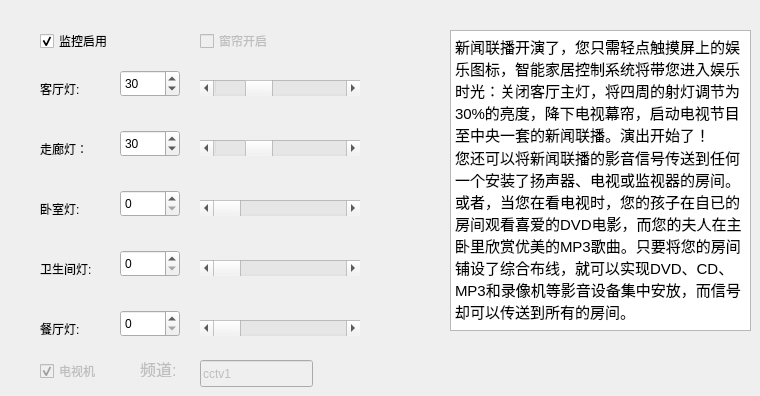
        <widget class="QWidget" name="tabScence2">
         <attribute name="title">
          <string>娱乐</string>
         </attribute>
         <widget class="QTextBrowser" name="textBrowser_9">
          <property name="geometry">
           <rect>
            <x>450</x>
            <y>30</y>
            <width>301</width>
            <height>301</height>
           </rect>
          </property>
          <property name="html">
           <string>&lt;!DOCTYPE HTML PUBLIC &quot;-//W3C//DTD HTML 4.0//EN&quot; &quot;http://www.w3.org/TR/REC-html40/strict.dtd&quot;&gt;
&lt;html&gt;&lt;head&gt;&lt;meta name=&quot;qrichtext&quot; content=&quot;1&quot; /&gt;&lt;style type=&quot;text/css&quot;&gt;
p, li { white-space: pre-wrap; }
&lt;/style&gt;&lt;/head&gt;&lt;body style=&quot; font-family:'文泉驿微米黑'; font-size:10pt; font-weight:400; font-style:normal;&quot;&gt;
&lt;p style=&quot; margin-top:0px; margin-bottom:0px; margin-left:0px; margin-right:0px; -qt-block-indent:0; text-indent:0px;&quot;&gt;&lt;span style=&quot; font-family:'Ubuntu'; font-size:11pt;&quot;&gt;新闻联播开演了，您只需轻点触摸屏上的娱乐图标，智能家居控制系统将带您进入娱乐时光：关闭客厅主灯，将四周的射灯调节为30%的亮度，降下电视幕帘，启动电视节目至中央一套的新闻联播。演出开始了！ &lt;/span&gt;&lt;/p&gt;
&lt;p style=&quot; margin-top:0px; margin-bottom:0px; margin-left:0px; margin-right:0px; -qt-block-indent:0; text-indent:0px;&quot;&gt;&lt;span style=&quot; font-family:'Ubuntu'; font-size:11pt;&quot;&gt;您还可以将新闻联播的影音信号传送到任何一个安装了扬声器、电视或监视器的房间。或者，当您在看电视时，您的孩子在自已的房间观看喜爱的DVD电影，而您的夫人在主卧里欣赏优美的MP3歌曲。只要将您的房间铺设了综合布线，就可以实现DVD、CD、MP3和录像机等影音设备集中安放，而信号却可以传送到所有的房间。&lt;/span&gt;&lt;/p&gt;&lt;/body&gt;&lt;/html&gt;</string>
          </property>
         </widget>
         <widget class="QScrollBar" name="horizontalScrollBar_28">
          <property name="geometry">
           <rect>
            <x>200</x>
            <y>200</y>
            <width>160</width>
            <height>16</height>
           </rect>
          </property>
          <property name="minimum">
           <number>0</number>
          </property>
          <property name="maximum">
           <number>100</number>
          </property>
          <property name="value">
           <number>0</number>
          </property>
          <property name="orientation">
           <enum>Qt::Horizontal</enum>
          </property>
         </widget>
         <widget class="QLabel" name="label_80">
          <property name="geometry">
           <rect>
            <x>40</x>
            <y>260</y>
            <width>66</width>
            <height>17</height>
           </rect>
          </property>
          <property name="text">
           <string>卫生间灯:</string>
          </property>
         </widget>
         <widget class="QLabel" name="label_81">
          <property name="geometry">
           <rect>
            <x>40</x>
            <y>320</y>
            <width>66</width>
            <height>17</height>
           </rect>
          </property>
          <property name="text">
           <string>餐厅灯:</string>
          </property>
         </widget>
         <widget class="QLabel" name="label_82">
          <property name="geometry">
           <rect>
            <x>40</x>
            <y>80</y>
            <width>66</width>
            <height>17</height>
           </rect>
          </property>
          <property name="text">
           <string>客厅灯:</string>
          </property>
         </widget>
         <widget class="QSpinBox" name="spinBox_28">
          <property name="geometry">
           <rect>
            <x>120</x>
            <y>310</y>
            <width>60</width>
            <height>27</height>
           </rect>
          </property>
          <property name="maximum">
           <number>100</number>
          </property>
          <property name="value">
           <number>0</number>
          </property>
         </widget>
         <widget class="QSpinBox" name="spinBox_29">
          <property name="geometry">
           <rect>
            <x>120</x>
            <y>130</y>
            <width>60</width>
            <height>27</height>
           </rect>
          </property>
          <property name="maximum">
           <number>100</number>
          </property>
          <property name="value">
           <number>30</number>
          </property>
         </widget>
         <widget class="QCheckBox" name="checkBox_21">
          <property name="enabled">
           <bool>true</bool>
          </property>
          <property name="geometry">
           <rect>
            <x>40</x>
            <y>30</y>
            <width>97</width>
            <height>22</height>
           </rect>
          </property>
          <property name="acceptDrops">
           <bool>false</bool>
          </property>
          <property name="text">
           <string>监控启用</string>
          </property>
          <property name="checkable">
           <bool>true</bool>
          </property>
          <property name="checked">
           <bool>true</bool>
          </property>
         </widget>
         <widget class="QScrollBar" name="horizontalScrollBar_29">
          <property name="geometry">
           <rect>
            <x>200</x>
            <y>80</y>
            <width>160</width>
            <height>16</height>
           </rect>
          </property>
          <property name="minimum">
           <number>0</number>
          </property>
          <property name="maximum">
           <number>100</number>
          </property>
          <property name="value">
           <number>30</number>
          </property>
          <property name="orientation">
           <enum>Qt::Horizontal</enum>
          </property>
         </widget>
         <widget class="QLabel" name="label_83">
          <property name="geometry">
           <rect>
            <x>40</x>
            <y>140</y>
            <width>66</width>
            <height>17</height>
           </rect>
          </property>
          <property name="text">
           <string>走廊灯：</string>
          </property>
         </widget>
         <widget class="QSpinBox" name="spinBox_30">
          <property name="geometry">
           <rect>
            <x>120</x>
            <y>190</y>
            <width>60</width>
            <height>27</height>
           </rect>
          </property>
          <property name="maximum">
           <number>100</number>
          </property>
          <property name="value">
           <number>0</number>
          </property>
         </widget>
         <widget class="QSpinBox" name="spinBox_31">
          <property name="geometry">
           <rect>
            <x>120</x>
            <y>250</y>
            <width>60</width>
            <height>27</height>
           </rect>
          </property>
          <property name="maximum">
           <number>100</number>
          </property>
          <property name="value">
           <number>0</number>
          </property>
         </widget>
         <widget class="QScrollBar" name="horizontalScrollBar_30">
          <property name="geometry">
           <rect>
            <x>200</x>
            <y>320</y>
            <width>160</width>
            <height>16</height>
           </rect>
          </property>
          <property name="minimum">
           <number>0</number>
          </property>
          <property name="maximum">
           <number>100</number>
          </property>
          <property name="value">
           <number>0</number>
          </property>
          <property name="orientation">
           <enum>Qt::Horizontal</enum>
          </property>
         </widget>
         <widget class="QLabel" name="label_84">
          <property name="geometry">
           <rect>
            <x>40</x>
            <y>200</y>
            <width>66</width>
            <height>17</height>
           </rect>
          </property>
          <property name="text">
           <string>卧室灯:</string>
          </property>
         </widget>
         <widget class="QCheckBox" name="checkBox_22">
          <property name="enabled">
           <bool>false</bool>
          </property>
          <property name="geometry">
           <rect>
            <x>200</x>
            <y>30</y>
            <width>97</width>
            <height>22</height>
           </rect>
          </property>
          <property name="text">
           <string>窗帘开启</string>
          </property>
          <property name="checkable">
           <bool>true</bool>
          </property>
          <property name="checked">
           <bool>false</bool>
          </property>
          <property name="autoRepeat">
           <bool>false</bool>
          </property>
          <property name="autoExclusive">
           <bool>false</bool>
          </property>
          <property name="tristate">
           <bool>false</bool>
          </property>
         </widget>
         <widget class="QScrollBar" name="horizontalScrollBar_31">
          <property name="geometry">
           <rect>
            <x>200</x>
            <y>140</y>
            <width>160</width>
            <height>16</height>
           </rect>
          </property>
          <property name="minimum">
           <number>0</number>
          </property>
          <property name="maximum">
           <number>100</number>
          </property>
          <property name="value">
           <number>30</number>
          </property>
          <property name="orientation">
           <enum>Qt::Horizontal</enum>
          </property>
         </widget>
         <widget class="QScrollBar" name="horizontalScrollBar_32">
          <property name="geometry">
           <rect>
            <x>200</x>
            <y>260</y>
            <width>160</width>
            <height>16</height>
           </rect>
          </property>
          <property name="minimum">
           <number>0</number>
          </property>
          <property name="maximum">
           <number>100</number>
          </property>
          <property name="value">
           <number>0</number>
          </property>
          <property name="orientation">
           <enum>Qt::Horizontal</enum>
          </property>
         </widget>
         <widget class="QSpinBox" name="spinBox_32">
          <property name="geometry">
           <rect>
            <x>120</x>
            <y>70</y>
            <width>60</width>
            <height>27</height>
           </rect>
          </property>
          <property name="maximum">
           <number>100</number>
          </property>
          <property name="value">
           <number>30</number>
          </property>
         </widget>
         <widget class="QCheckBox" name="checkBox_23">
          <property name="enabled">
           <bool>false</bool>
          </property>
          <property name="geometry">
           <rect>
            <x>40</x>
            <y>360</y>
            <width>97</width>
            <height>22</height>
           </rect>
          </property>
          <property name="text">
           <string>电视机</string>
          </property>
          <property name="checked">
           <bool>true</bool>
          </property>
         </widget>
         <widget class="QLineEdit" name="lineEdit_4">
          <property name="enabled">
           <bool>false</bool>
          </property>
          <property name="geometry">
           <rect>
            <x>200</x>
            <y>360</y>
            <width>113</width>
            <height>27</height>
           </rect>
          </property>
          <property name="text">
           <string>cctv1</string>
          </property>
         </widget>
         <widget class="QLabel" name="label_85">
          <property name="enabled">
           <bool>false</bool>
          </property>
          <property name="geometry">
           <rect>
            <x>140</x>
            <y>360</y>
            <width>40</width>
            <height>17</height>
           </rect>
          </property>
          <property name="font">
           <font>
            <pointsize>12</pointsize>
            <weight>50</weight>
            <italic>false</italic>
            <bold>false</bold>
           </font>
          </property>
          <property name="text">
           <string>频道:</string>
          </property>
         </widget>
        </widget>
